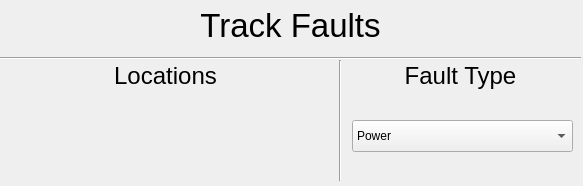
<?xml version="1.0" encoding="UTF-8"?>
<ui version="4.0">
 <class>MainWindow</class>
 <widget class="QMainWindow" name="MainWindow">
  <property name="geometry">
   <rect>
    <x>0</x>
    <y>0</y>
    <width>583</width>
    <height>186</height>
   </rect>
  </property>
  <property name="windowTitle">
   <string>MainWindow</string>
  </property>
  <widget class="QWidget" name="centralwidget">
   <widget class="QLabel" name="WindowHeading">
    <property name="geometry">
     <rect>
      <x>0</x>
      <y>0</y>
      <width>581</width>
      <height>51</height>
     </rect>
    </property>
    <property name="styleSheet">
     <string notr="true">font-size: 25pt</string>
    </property>
    <property name="text">
     <string>Track Faults</string>
    </property>
    <property name="alignment">
     <set>Qt::AlignCenter</set>
    </property>
   </widget>
   <widget class="QLabel" name="LineHeading">
    <property name="geometry">
     <rect>
      <x>90</x>
      <y>50</y>
      <width>151</width>
      <height>51</height>
     </rect>
    </property>
    <property name="styleSheet">
     <string notr="true">font-size: 18pt;</string>
    </property>
    <property name="text">
     <string>Locations</string>
    </property>
    <property name="alignment">
     <set>Qt::AlignCenter</set>
    </property>
   </widget>
   <widget class="QLabel" name="TypeHeading">
    <property name="geometry">
     <rect>
      <x>340</x>
      <y>50</y>
      <width>241</width>
      <height>51</height>
     </rect>
    </property>
    <property name="styleSheet">
     <string notr="true">font-size: 18pt;</string>
    </property>
    <property name="text">
     <string>Fault Type</string>
    </property>
    <property name="alignment">
     <set>Qt::AlignCenter</set>
    </property>
   </widget>
   <widget class="Line" name="HLine">
    <property name="geometry">
     <rect>
      <x>0</x>
      <y>50</y>
      <width>581</width>
      <height>16</height>
     </rect>
    </property>
    <property name="orientation">
     <enum>Qt::Horizontal</enum>
    </property>
   </widget>
   <widget class="Line" name="RightVLine">
    <property name="geometry">
     <rect>
      <x>330</x>
      <y>60</y>
      <width>20</width>
      <height>121</height>
     </rect>
    </property>
    <property name="orientation">
     <enum>Qt::Vertical</enum>
    </property>
   </widget>
   <widget class="QLabel" name="FaultLabel">
    <property name="geometry">
     <rect>
      <x>340</x>
      <y>110</y>
      <width>241</width>
      <height>61</height>
     </rect>
    </property>
    <property name="styleSheet">
     <string notr="true">font-size:15pt</string>
    </property>
    <property name="text">
     <string/>
    </property>
    <property name="alignment">
     <set>Qt::AlignCenter</set>
    </property>
   </widget>
   <widget class="QComboBox" name="FaultSelect">
    <property name="geometry">
     <rect>
      <x>352</x>
      <y>120</y>
      <width>221</width>
      <height>32</height>
     </rect>
    </property>
    <item>
     <property name="text">
      <string>Power</string>
     </property>
    </item>
    <item>
     <property name="text">
      <string>Broken Rail</string>
     </property>
    </item>
    <item>
     <property name="text">
      <string>Broken Circuit</string>
     </property>
    </item>
   </widget>
   <widget class="QLabel" name="LocationLabel">
    <property name="geometry">
     <rect>
      <x>10</x>
      <y>120</y>
      <width>311</width>
      <height>21</height>
     </rect>
    </property>
    <property name="text">
     <string/>
    </property>
   </widget>
  </widget>
 </widget>
 <resources/>
 <connections/>
</ui>
